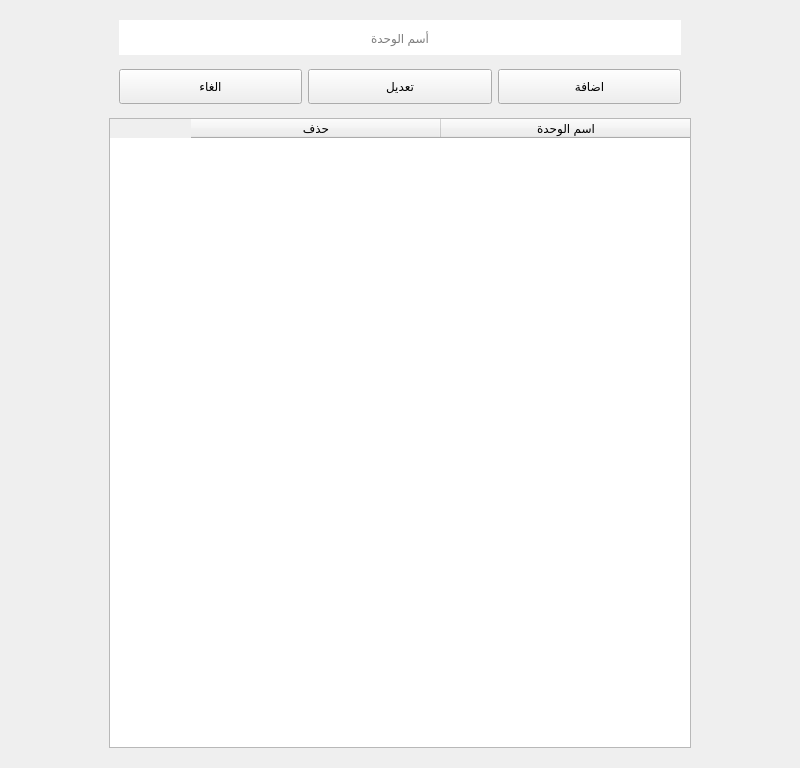
<?xml version="1.0" encoding="UTF-8"?>
<ui version="4.0">
 <class>Form</class>
 <widget class="QWidget" name="Form">
  <property name="geometry">
   <rect>
    <x>0</x>
    <y>0</y>
    <width>800</width>
    <height>768</height>
   </rect>
  </property>
  <property name="minimumSize">
   <size>
    <width>0</width>
    <height>0</height>
   </size>
  </property>
  <property name="windowTitle">
   <string>Form</string>
  </property>
  <layout class="QHBoxLayout" name="horizontalLayout">
   <item>
    <spacer name="horizontalSpacer">
     <property name="orientation">
      <enum>Qt::Horizontal</enum>
     </property>
     <property name="sizeHint" stdset="0">
      <size>
       <width>40</width>
       <height>20</height>
      </size>
     </property>
    </spacer>
   </item>
   <item>
    <widget class="QFrame" name="frame">
     <property name="minimumSize">
      <size>
       <width>600</width>
       <height>0</height>
      </size>
     </property>
     <property name="frameShape">
      <enum>QFrame::NoFrame</enum>
     </property>
     <property name="frameShadow">
      <enum>QFrame::Raised</enum>
     </property>
     <layout class="QVBoxLayout" name="verticalLayout_2">
      <property name="spacing">
       <number>14</number>
      </property>
      <item>
       <widget class="QFrame" name="frame_3">
        <property name="minimumSize">
         <size>
          <width>0</width>
          <height>0</height>
         </size>
        </property>
        <property name="frameShape">
         <enum>QFrame::NoFrame</enum>
        </property>
        <property name="frameShadow">
         <enum>QFrame::Raised</enum>
        </property>
        <layout class="QVBoxLayout" name="verticalLayout">
         <property name="spacing">
          <number>14</number>
         </property>
         <property name="leftMargin">
          <number>10</number>
         </property>
         <property name="topMargin">
          <number>0</number>
         </property>
         <property name="rightMargin">
          <number>10</number>
         </property>
         <property name="bottomMargin">
          <number>0</number>
         </property>
         <item>
          <widget class="QFrame" name="field">
           <property name="frameShape">
            <enum>QFrame::NoFrame</enum>
           </property>
           <property name="frameShadow">
            <enum>QFrame::Raised</enum>
           </property>
           <layout class="QHBoxLayout" name="horizontalLayout_4">
            <property name="spacing">
             <number>0</number>
            </property>
            <property name="leftMargin">
             <number>0</number>
            </property>
            <property name="topMargin">
             <number>0</number>
            </property>
            <property name="rightMargin">
             <number>0</number>
            </property>
            <property name="bottomMargin">
             <number>0</number>
            </property>
            <item>
             <widget class="QLineEdit" name="name">
              <property name="minimumSize">
               <size>
                <width>0</width>
                <height>35</height>
               </size>
              </property>
              <property name="maximumSize">
               <size>
                <width>16777215</width>
                <height>35</height>
               </size>
              </property>
              <property name="layoutDirection">
               <enum>Qt::RightToLeft</enum>
              </property>
              <property name="styleSheet">
               <string notr="true">border:none;
text-align: right;</string>
              </property>
              <property name="alignment">
               <set>Qt::AlignCenter</set>
              </property>
              <property name="placeholderText">
               <string>أسم الوحدة</string>
              </property>
             </widget>
            </item>
           </layout>
          </widget>
         </item>
         <item>
          <widget class="QFrame" name="btns">
           <property name="maximumSize">
            <size>
             <width>16777215</width>
             <height>45</height>
            </size>
           </property>
           <property name="frameShape">
            <enum>QFrame::NoFrame</enum>
           </property>
           <property name="frameShadow">
            <enum>QFrame::Raised</enum>
           </property>
           <layout class="QHBoxLayout" name="horizontalLayout_5">
            <property name="leftMargin">
             <number>0</number>
            </property>
            <property name="topMargin">
             <number>0</number>
            </property>
            <property name="rightMargin">
             <number>0</number>
            </property>
            <property name="bottomMargin">
             <number>0</number>
            </property>
            <item>
             <widget class="QPushButton" name="cancle_btn">
              <property name="sizePolicy">
               <sizepolicy hsizetype="Expanding" vsizetype="Fixed">
                <horstretch>0</horstretch>
                <verstretch>0</verstretch>
               </sizepolicy>
              </property>
              <property name="minimumSize">
               <size>
                <width>0</width>
                <height>35</height>
               </size>
              </property>
              <property name="maximumSize">
               <size>
                <width>16777215</width>
                <height>35</height>
               </size>
              </property>
              <property name="text">
               <string>الغاء</string>
              </property>
             </widget>
            </item>
            <item>
             <widget class="QPushButton" name="edit_btn">
              <property name="sizePolicy">
               <sizepolicy hsizetype="Expanding" vsizetype="Fixed">
                <horstretch>0</horstretch>
                <verstretch>0</verstretch>
               </sizepolicy>
              </property>
              <property name="minimumSize">
               <size>
                <width>0</width>
                <height>35</height>
               </size>
              </property>
              <property name="maximumSize">
               <size>
                <width>16777215</width>
                <height>35</height>
               </size>
              </property>
              <property name="text">
               <string>تعديل</string>
              </property>
             </widget>
            </item>
            <item>
             <widget class="QPushButton" name="add_new">
              <property name="sizePolicy">
               <sizepolicy hsizetype="Expanding" vsizetype="Fixed">
                <horstretch>0</horstretch>
                <verstretch>0</verstretch>
               </sizepolicy>
              </property>
              <property name="minimumSize">
               <size>
                <width>0</width>
                <height>35</height>
               </size>
              </property>
              <property name="maximumSize">
               <size>
                <width>16777215</width>
                <height>35</height>
               </size>
              </property>
              <property name="text">
               <string>اضافة</string>
              </property>
             </widget>
            </item>
           </layout>
          </widget>
         </item>
        </layout>
       </widget>
      </item>
      <item>
       <widget class="QFrame" name="tableContainer">
        <property name="minimumSize">
         <size>
          <width>0</width>
          <height>0</height>
         </size>
        </property>
        <property name="frameShape">
         <enum>QFrame::NoFrame</enum>
        </property>
        <property name="frameShadow">
         <enum>QFrame::Raised</enum>
        </property>
        <layout class="QHBoxLayout" name="horizontalLayout_3">
         <property name="spacing">
          <number>0</number>
         </property>
         <property name="leftMargin">
          <number>0</number>
         </property>
         <property name="topMargin">
          <number>0</number>
         </property>
         <property name="rightMargin">
          <number>0</number>
         </property>
         <property name="bottomMargin">
          <number>0</number>
         </property>
         <item>
          <widget class="QTableWidget" name="table">
           <property name="layoutDirection">
            <enum>Qt::RightToLeft</enum>
           </property>
           <property name="frameShape">
            <enum>QFrame::StyledPanel</enum>
           </property>
           <property name="sizeAdjustPolicy">
            <enum>QAbstractScrollArea::AdjustIgnored</enum>
           </property>
           <property name="editTriggers">
            <set>QAbstractItemView::NoEditTriggers</set>
           </property>
           <property name="selectionMode">
            <enum>QAbstractItemView::SingleSelection</enum>
           </property>
           <property name="selectionBehavior">
            <enum>QAbstractItemView::SelectRows</enum>
           </property>
           <property name="rowCount">
            <number>0</number>
           </property>
           <property name="columnCount">
            <number>2</number>
           </property>
           <attribute name="horizontalHeaderDefaultSectionSize">
            <number>250</number>
           </attribute>
           <attribute name="verticalHeaderVisible">
            <bool>false</bool>
           </attribute>
           <attribute name="verticalHeaderMinimumSectionSize">
            <number>40</number>
           </attribute>
           <attribute name="verticalHeaderDefaultSectionSize">
            <number>40</number>
           </attribute>
           <column>
            <property name="text">
             <string>اسم الوحدة</string>
            </property>
           </column>
           <column>
            <property name="text">
             <string>حذف</string>
            </property>
           </column>
          </widget>
         </item>
        </layout>
       </widget>
      </item>
     </layout>
    </widget>
   </item>
   <item>
    <spacer name="horizontalSpacer_2">
     <property name="orientation">
      <enum>Qt::Horizontal</enum>
     </property>
     <property name="sizeHint" stdset="0">
      <size>
       <width>40</width>
       <height>20</height>
      </size>
     </property>
    </spacer>
   </item>
  </layout>
 </widget>
 <resources/>
 <connections/>
</ui>
